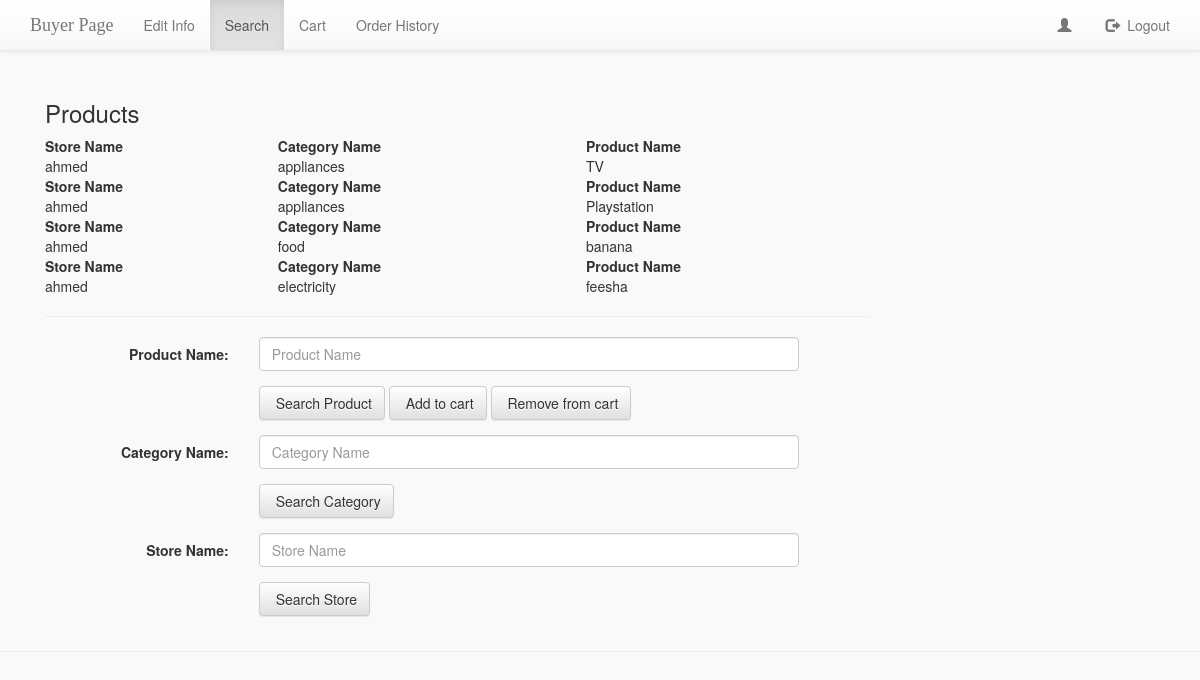
/search.php (signed in), run on an earlier commit of the app's database.
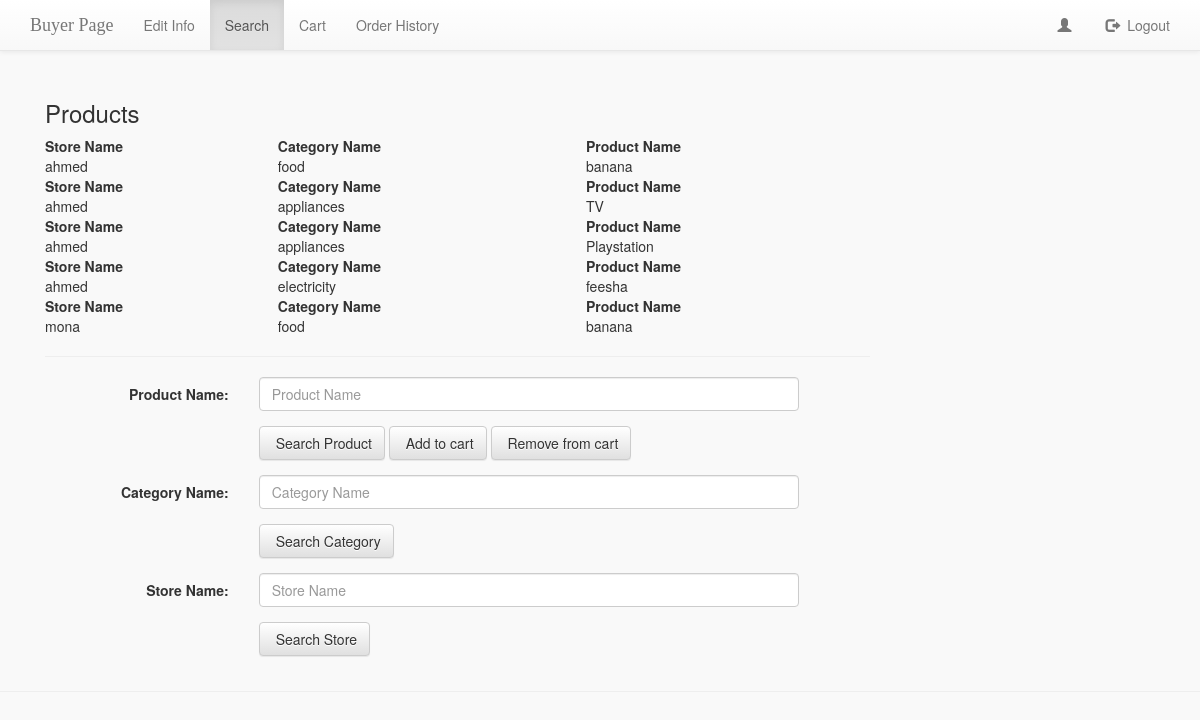
And on a later commit of the database.
### tables this page shows
CREATE TABLE `product` (
  `productID` int(11) NOT NULL,
  `categoryID` int(11) DEFAULT NULL,
  `sellerID` int(11) DEFAULT NULL,
  `productName` varchar(25) DEFAULT NULL
);

CREATE TABLE `store` (
  `storeID` int(11) NOT NULL,
  `storeName` varchar(15) NOT NULL,
  `sellerID` int(11) DEFAULT NULL
);

CREATE TABLE `category` (
  `categoryID` int(11) NOT NULL,
  `catName` varchar(15) NOT NULL,
  `storeID` int(11) DEFAULT NULL,
  `sellerID` int(11) DEFAULT NULL
);

### search.php (the view, shortened to what this page needs)
<?php
	include_once 'dbconnect.php';
	$products=$DBcon->query("SELECT C.catName, S.storeName, P.productID, P.productName FROM product P, category C, store S Where P.categoryID = C.categoryID AND S.storeID=C.storeID");
?>
<!DOCTYPE html PUBLIC "-//W3C//DTD XHTML 1.0 Transitional//EN" "http://www.w3.org/TR/xhtml1/DTD/xhtml1-transitional.dtd">
<html xmlns="http://www.w3.org/1999/xhtml">
<head>
<link href="bootstrap/css/bootstrap.min.css" rel="stylesheet" media="screen">
<link href="bootstrap/css/bootstrap-theme.min.css" rel="stylesheet" media="screen">
<link rel="stylesheet" href="style.css" type="text/css" />
</head>
<body>
<div class="container">
    <nav class="navbar navbar-default navbar-fixed-top">
      <div class="container">
        <div class="navbar-header">
          <a class="navbar-brand">Buyer Page</a>
        </div>
        <div id="navbar" class="navbar-collapse collapse">
          <ul class="nav navbar-nav">
            <li><a href="../change.php?bs=b">Edit Info</a></li>
            <li class="active"><a href="../search.php">Search</a></li>
            <li><a href="../cart.php">Cart</a></li>
            <li><a href="../orderHistory.php">Order History</a></li>
          </ul>
          <ul class="nav navbar-nav navbar-right">
            <li><a href="../buye.php"><span class="glyphicon glyphicon-user"></span>&nbsp; </a></li>
            <li><a href="logout.php?logout"><span class="glyphicon glyphicon-log-out"></span>&nbsp; Logout</a></li>
          </ul>
        </div>
      </div>
    </nav>
	<br><br></br></br>
      <div class="col-md-9 personal-info">
        <h3>Products</h3>
        <form class="form-horizontal" role="form" method="post">
		  <?php
			echo "<table style='width:100%'>";
			while($row = mysqli_fetch_assoc($products)){
				echo "<tr><th>Store Name</th><th>Category Name</th><th>Product Name</th></tr><tr><td>" . $row['storeName'] . "</td><td>" . $row['catName'] . "</td><td>" . $row['productName'] . "</td></tr>";
			}
			echo "</table>";
		  ?>
		  <hr>
		  <div class="form-group">
			<label class="col-lg-3 control-label">Product Name:</label>
			<div class="col-lg-8">
			  <input class="form-control" type="text" placeholder="Product Name" name="productName">
			</div>
		  </div>
		  <div class="form-group">
			<label class="col-md-3 control-label"></label>
			<div class="col-md-8">
			  <button type="submit" class="btn btn-default" name="btn-search">
			  <span class="glyphicon glyphicon-save-changes"></span> Search Product
			  </button>
			   <button type="submit" class="btn btn-default" name="btn-add">
			  <span class="glyphicon glyphicon-save-changes"></span> Add to cart
			  </button>
			   <button type="submit" class="btn btn-default" name="btn-remove">
			  <span class="glyphicon glyphicon-save-changes"></span> Remove from cart
			  </button>
			</div>
		  </div>
		   <div class="form-group">
			<label class="col-lg-3 control-label">Category Name:</label>
			<div class="col-lg-8">
			  <input class="form-control" type="text" placeholder="Category Name" name="catName">
			</div>
		  </div>
		  <div class="form-group">
			<label class="col-md-3 control-label"></label>
			<div class="col-md-8">
			  <button type="submit" class="btn btn-default" name="btn-category">
			  <span class="glyphicon glyphicon-save-changes"></span> Search Category
			  </button>
			</div>
		  </div>
		   <div class="form-group">
			<label class="col-lg-3 control-label">Store Name:</label>
			<div class="col-lg-8">
			  <input class="form-control" type="text" placeholder="Store Name" name="storeName">
			</div>
		  </div>
		  <div class="form-group">
			<label class="col-md-3 control-label"></label>
			<div class="col-md-8">
			  <button type="submit" class="btn btn-default" name="btn-store">
			  <span class="glyphicon glyphicon-save-changes"></span> Search Store
			  </button>
			</div>
		  </div>
        </form>
      </div>
  </div>
<hr>
</body>
</html>

What changed in the data, as far as the page shows it:
shown differently, row unchanged: product (number 1 of 5 on the later page): moves up the list
added product: store.storeName "mona", categoryID.catName "food", productName "banana"
